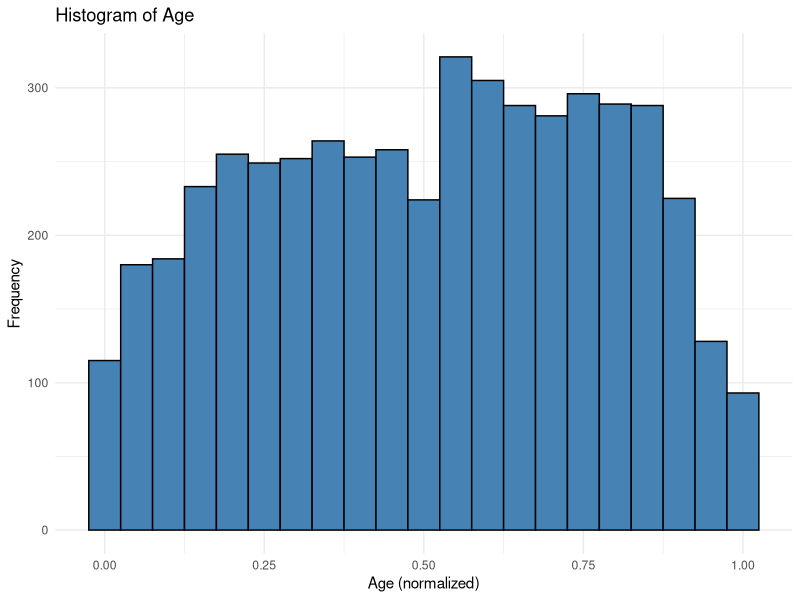
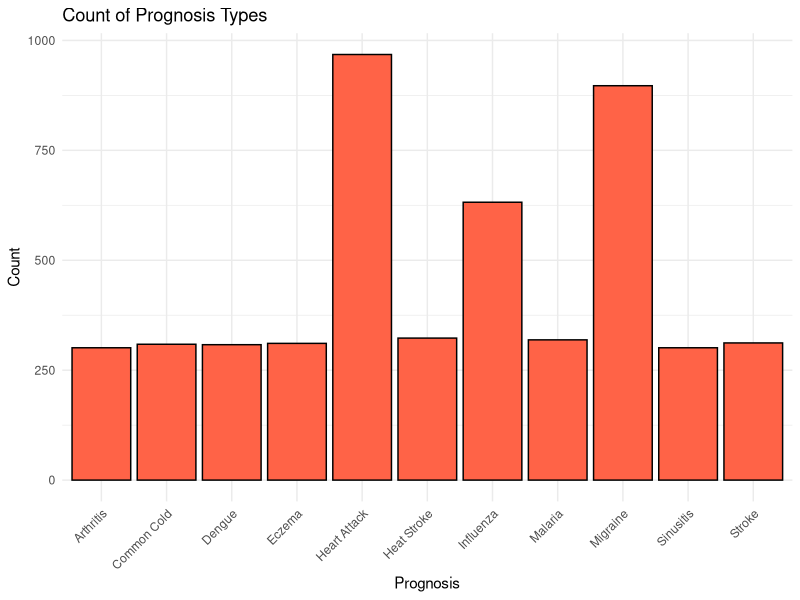

Write R code to recreate these figures, in order.
# Load necessary libraries
library(ggplot2)
library(dplyr)

# Read the CSV file
df <- read.csv("cleaned_data.csv")  # replace with "data2.csv" if needed

# View the first few rows
head(df)

# Summary statistics
summary(df)

# If you want means and SDs for all numeric variables
numeric_df <- df %>% select(where(is.numeric))
descriptive_stats <- data.frame(
  Mean = sapply(numeric_df, mean),
  SD = sapply(numeric_df, sd),
  Min = sapply(numeric_df, min),
  Max = sapply(numeric_df, max)
)
print(round(descriptive_stats, 3))

# Histogram of a specific variable (Age)

ggplot(df, aes(x = Age)) +
  geom_histogram(binwidth = 0.05, fill = "steelblue", color = "black") +
  labs(title = "Histogram of Age", x = "Age (normalized)", y = "Frequency") +
  theme_minimal()


#4. Prognosis count bar plot

ggplot(df, aes(x = prognosis)) +
  geom_bar(fill = "tomato", color = "black") +
  labs(title = "Count of Prognosis Types", x = "Prognosis", y = "Count") +
  theme_minimal() +
  theme(axis.text.x = element_text(angle = 45, hjust = 1))